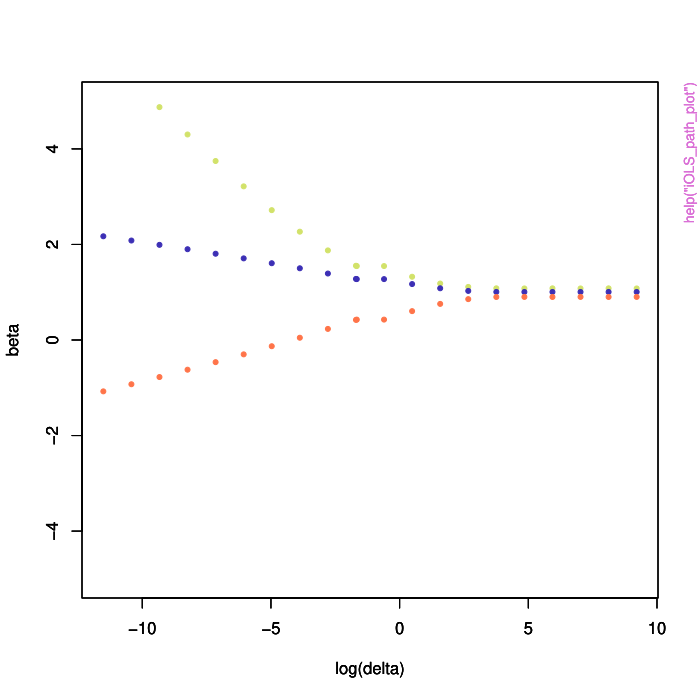

Write the R code that produced this figure.
pkgname <- "IOLS"
source(file.path(R.home("share"), "R", "examples-header.R"))
options(warn = 1)
options(pager = "console")
library('IOLS')

base::assign(".oldSearch", base::search(), pos = 'CheckExEnv')
base::assign(".old_wd", base::getwd(), pos = 'CheckExEnv')
cleanEx()
nameEx("iOLS")
### * iOLS

flush(stderr()); flush(stdout())

### Name: iOLS
### Title: iOLS
### Aliases: iOLS

### ** Examples

data(DATASET)
y = DATASET$y
x = as.matrix(DATASET[,c("X1","X2")])
lm = lm(log(y+1) ~ x)
lm_coef = c(coef(lm))
X = cbind(rep(1, nrow(x)), x)
tX = t(X)
library(matlib) ; VX = inv(tX %*% X)
f = iOLS(y, X, VX, tX, 20, b_init = lm_coef)




cleanEx()
nameEx("iOLS_path")
### * iOLS_path

flush(stderr()); flush(stdout())

### Name: iOLS_path
### Title: iOLS_path
### Aliases: iOLS_path

### ** Examples

data(DATASET)
y = DATASET$y
x = as.matrix(DATASET[,c("X1","X2")])
lm = lm(log(y+1) ~ x)
lm_coef = c(coef(lm))
X = cbind(rep(1, nrow(x)), x)
k = iOLS_path(y, X, b_init = lm_coef,
deltainf = 10^-5, deltasup = 10^4, nbre_delta = 20,
epsi = 10^-3, error_type = "HC0")




cleanEx()
nameEx("iOLS_path_plot")
### * iOLS_path_plot

flush(stderr()); flush(stdout())

### Name: iOLS_path_plot
### Title: iOLS_path_plot
### Aliases: iOLS_path_plot

### ** Examples

data(DATASET)
y = DATASET$y
x = as.matrix(DATASET[,c("X1","X2")])
lm = lm(log(y+1) ~ x)
lm_coef = c(coef(lm))
X = cbind(rep(1, nrow(x)), x)
k = iOLS_path(y, X, b_init = lm_coef, deltainf = 10^-5,
deltasup = 10^4, nbre_delta = 20,
epsi = 10^-3, error_type = "HC0")

#All the parameters, as a function of log(delta) (ie. each triplet from an iOLS regression) :
iOLS_path_plot(k)

#All the parameters from the 6th iOLS regression :
iOLS_path_plot(k, delta_rank = 6)

#Intercept from the 6th iOLS regression :
iOLS_path_plot(k, delta_rank = 6, plot_beta = 0)




cleanEx()
nameEx("iOLS_plot")
### * iOLS_plot

flush(stderr()); flush(stdout())

### Name: iOLS_plot
### Title: iOLS_plot
### Aliases: iOLS_plot

### ** Examples

data(DATASET)
y = DATASET$y
x = as.matrix(DATASET[,c("X1","X2")])
lm = lm(log(y+1) ~ x)
lm_coef = c(coef(lm))
X = cbind(rep(1, nrow(x)), x)
tX = t(X)
library(matlib) ; VX = inv(tX %*% X)
f = iOLS(y, X, VX, tX, 20, b_init = lm_coef)

iOLS_plot(f)

#Only one of the estimated parameters, for example k=0 (the intercept):
iOLS_plot(f, plot_beta = 0)




cleanEx()
nameEx("lambda_test")
### * lambda_test

flush(stderr()); flush(stdout())

### Name: lambda_test
### Title: lambda_test
### Aliases: lambda_test

### ** Examples

data(DATASET)
y = DATASET$y
x = as.matrix(DATASET[,c("X1","X2")])
lm = lm(log(y+1) ~ x)
lm_coef = c(coef(lm))
X = cbind(rep(1, nrow(x)), x)
k = iOLS_path(y, X, b_init = lm_coef, deltainf = 10^-5,
deltasup = 10^4, nbre_delta = 20,
epsi = 10^-3, error_type = "HC0")

L = lambda_test(k, nB = 5)




cleanEx()
nameEx("print")
### * print

flush(stderr()); flush(stdout())

### Name: print
### Title: print.iOLS
### Aliases: print

### ** Examples

data(DATASET)
y = DATASET$y
x = as.matrix(DATASET[,c("X1","X2")])
lm = lm(log(y+1) ~ x)
lm_coef = c(coef(lm))
X = cbind(rep(1, nrow(x)), x)
tX = t(X)
library(matlib) ; VX = inv(tX %*% X)
f = iOLS(y, X, VX, tX, 20, b_init = lm_coef)
print(f)




cleanEx()
nameEx("print.iOLS_path")
### * print.iOLS_path

flush(stderr()); flush(stdout())

### Name: print.iOLS_path
### Title: print.iOLS_path
### Aliases: print.iOLS_path

### ** Examples

data(DATASET)
y = DATASET$y
x = as.matrix(DATASET[,c("X1","X2")])
lm = lm(log(y+1) ~ x)
lm_coef = c(coef(lm))
X = cbind(rep(1, nrow(x)), x)
k = iOLS_path(y, X, b_init = lm_coef, deltainf = 10^-5,
deltasup = 10^4, nbre_delta = 20,
epsi = 10^-3, error_type = "HC0")

#Printing of all the iOLS regression:
print(k)

#Printing of the 6th iOLS regression :
print(k, delta_rank = 6)




cleanEx()
nameEx("print.lambda_test")
### * print.lambda_test

flush(stderr()); flush(stdout())

### Name: print.lambda_test
### Title: print.lambda_test
### Aliases: print.lambda_test

### ** Examples

data(DATASET)
y = DATASET$y
x = as.matrix(DATASET[,c("X1","X2")])
lm = lm(log(y+1) ~ x)
lm_coef = c(coef(lm))
X = cbind(rep(1, nrow(x)), x)
k = iOLS_path(y, X, b_init = lm_coef, deltainf = 10^-5,
deltasup = 10^4, nbre_delta = 20,
epsi = 10^-3, error_type = "HC0")

L = lambda_test(k, nB = 5)

print(L)



### * <FOOTER>
###
cleanEx()
options(digits = 7L)
base::cat("Time elapsed: ", proc.time() - base::get("ptime", pos = 'CheckExEnv'),"\n")
grDevices::dev.off()
###
### Local variables: ***
### mode: outline-minor ***
### outline-regexp: "\\(> \\)?### [*]+" ***
### End: ***
quit('no')
